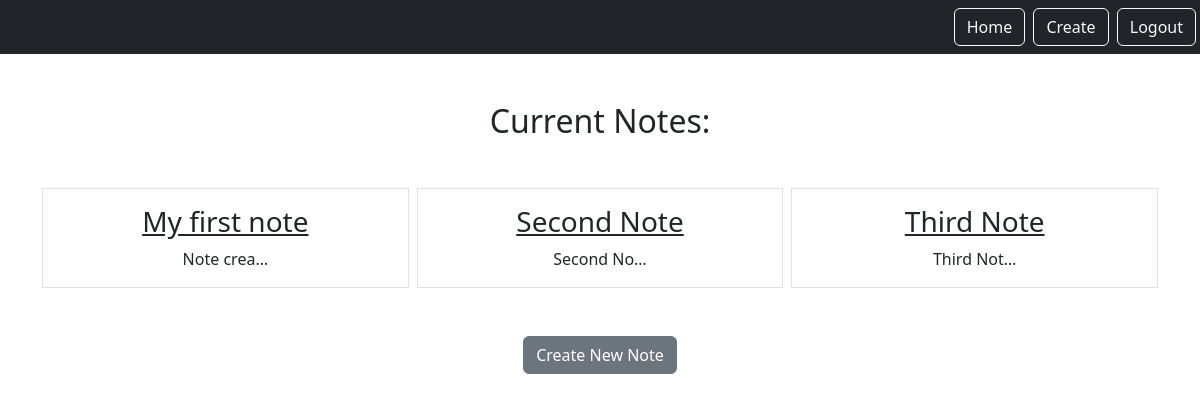
/smart/notes (signed in), run on an earlier commit of the app's database.
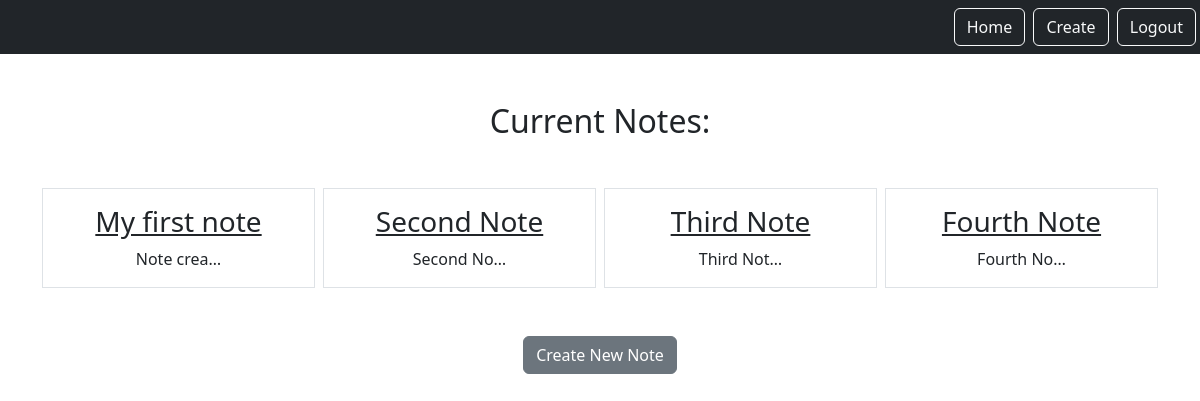
And on a later commit of the database.
### notes/models.py (models this page shows)
class Notes(models.Model):
    title = models.CharField(max_length=200)
    text = models.TextField()
    created = models.DateTimeField(auto_now_add=True)
    user = models.ForeignKey(User, on_delete=models.CASCADE, related_name="notes")

### notes/views.py (the view)
# urls.py: path('notes', views.NotesListView.as_view(), name="notes.list"),
class NotesListView(LoginRequiredMixin, ListView):
    model = Notes
    context_object_name = "notes"
    template_name = "notes/notes_list.html"
    login_url = "/login"
    def get_queryset(self):
        return self.request.user.notes.all()

### notes/templates/notes/notes_list.html (shortened to what this page needs)
{% extends "base.html"%}
{% load static %}
{% block content %}
    <h2 class="my-5">Current Notes:</h2>
    <div class="row row-cols3 g-2">
        {% for note in notes %}
        <div class="col">
            <div class="p-3 border">
                <a href="{% url 'notes.detail' pk=note.id %}" class="text-dark text-decoration-non">
                    <h3>{{note.title}}</h3>
                </a>
                {{note.text|truncatechars:10}}
            </div>
        </div>
        {% endfor %}
    </div>
    <a href="{% url 'notes.new'%}" class="btn btn-secondary my-5">Create New Note</a>
{% endblock %}

### static/templates/base.html (shortened to what this page needs)
<!DOCTYPE html>
{% load static %}
<html>
    <head>
        <link href="{% static 'css/style.css' %}" rel="stylesheet" type="text/css">
        <link href="https://cdn.jsdelivr.net/npm/bootstrap@5.2.0/dist/css/bootstrap.min.css" rel="stylesheet">
    </head>
    <body>
        <nav class="navbar navbar-dark bg-dark">
            <div class="ms-auto">
                {% if user.is_authenticated%}
                <a href="{% url 'notes.list' %}" class="btn btn-outline-light me-1">Home</a>
                <a href="{% url 'notes.new' %}" class="btn btn-outline-light me-1">Create</a>
                <a href="{% url 'logout' %}" class="btn btn-outline-light me-1">Logout</a>
                {% else %}
                <a href="{% url 'login' %}" class="btn btn-outline-light me-1">Login</a>
                <a href="{% url 'signup' %}" class="btn btn-outline-light me-1">Signup</a>
                {% endif %}
            </div>
        </nav>
        <div class="my-5 text-center container">
        {% block content %}
        {% endblock %}
        </div>
    </body>
</html>

What changed in the data, as far as the page shows it:
added Notes: title "Fourth Note", text "Fourth No…"
